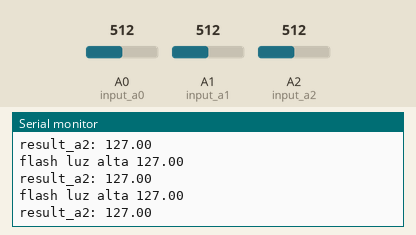
A sketch run on a simulated Arduino Leonardo, built with avr-gcc and run on an emulated ATmega32U4. On the bench: the last lines printed to the serial monitor. The test bench sets the inputs (shaded band); at power-on: A0 (input_a0) = 512, A1 (input_a1) = 512, A2 (input_a2) = 512. USB keyboard and mouse output is not drawn.

Above: at 5.7 s.
5.8 s: A0 (input_a0) set to 811
At 6.9 s:
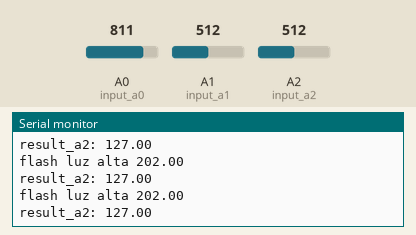
7.3 s: A0 (input_a0) set to 823
At 8.0 s:
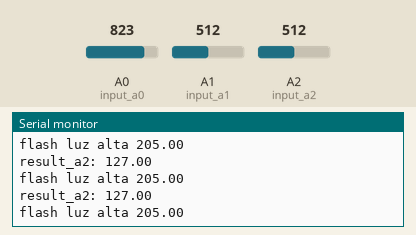
Timing chart, 0 to 10.3 s (numbered marks = the images above; inputs shaded):
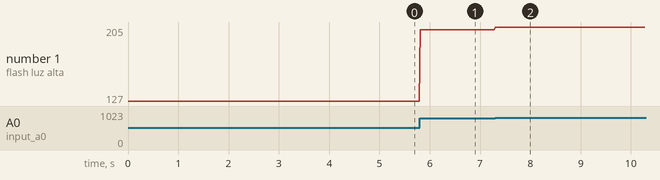

The sketch:

arduino_analogico.ino
```cpp
#include "Keyboard.h"
#define input_a0 0
#define input_a1 1
#define input_a2 2

bool pressed_a1 = false;
bool pressed_a2_low_light = false;
bool pressed_a2_high_light = false;
bool pressed_a2_light_off = true;

void setup(){
  Serial.begin(9600);
  pinMode(input_a0, INPUT);
  Keyboard.begin();
}

void loop(){
  int input_value_a0 = analogRead(input_a0);
  float result_a0 = map(input_value_a0, 0, 1023, 0, 255);
  if(result_a0 >= 100){
    Serial.println("flash luz alta " + String(result_a0));

    Keyboard.print("l");
  }

  // setas esquerda e direita
  int input_value_a1 = analogRead(input_a1);
  float result_a1 = map(input_value_a1, 0, 1023, 0, 255);
  if(result_a1 >= 100 && result_a1 < 167 && pressed_a1 == false){
    Serial.println("seta direita " + String(result_a1));
    pressed_a1 = true;

    Keyboard.print("m");
  }
  if(result_a1 >= 167 && pressed_a1 == false){
    Serial.println("seta esquerda " + String(result_a1));
    pressed_a1 = true;

    Keyboard.print("n");
  }
  if(result_a1 < 100 && pressed_a1 == true){
    Serial.println("pressed_a1 " + String(pressed_a1));
    pressed_a1 = false;
  }


  // controle do farol
  int input_value_a2 = analogRead(input_a2);
  float result_a2 = map(input_value_a2, 0, 1023, 0, 255);
  Serial.println("result_a2: " + String(result_a2));

  if(
    result_a2 >= 100
    && result_a2 <= 130
    && pressed_a2_low_light == false
    && (pressed_a2_light_off == true || pressed_a2_high_light == true)
  ){
    Serial.println("luz baixa " + String(result_a2));
    pressed_a2_low_light = true;
    pressed_a2_high_light = false;
    pressed_a2_light_off = false;
    Keyboard.print("i");
  }

  if(
    result_a2 >= 150
    && pressed_a2_high_light == false
    && pressed_a2_light_off == false
  ){
    Serial.println("luz alta " + String(result_a2));
    pressed_a2_high_light = true;
    pressed_a2_low_light = false;
    pressed_a2_light_off = false;
    Keyboard.print("o");
  }

  if(
    result_a2 < 100
    && pressed_a2_light_off == false
    && (pressed_a2_low_light == true || pressed_a2_high_light == false)
  ){
    Serial.println("luz desligada " + String(result_a2));
    pressed_a2_low_light = false;
    pressed_a2_high_light = false;
    pressed_a2_light_off = true;
    Keyboard.print("p");
  }
  delay(20);
}
```

Measured:
- the behaviour switches between 822 and 823 on A0 (input_a0) (found by bisection; images 1 and 2)
- after the input at 5.8 s, the serial monitor: prints a new line at once (image 1)
- after the input at 7.3 s, the serial monitor: prints a new line at once (image 2)
- plotted number 1: 127 → 202 after the input at 5.8 s, 202 → 205 after the input at 7.3 s
